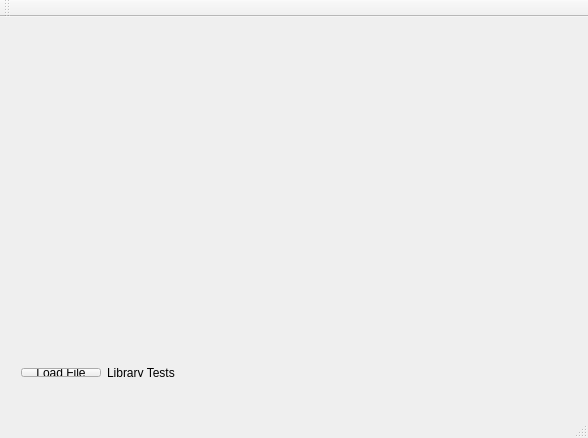
<?xml version="1.0" encoding="UTF-8"?>
<ui version="4.0">
 <class>MainWindow</class>
 <widget class="QMainWindow" name="MainWindow">
  <property name="geometry">
   <rect>
    <x>0</x>
    <y>0</y>
    <width>588</width>
    <height>438</height>
   </rect>
  </property>
  <property name="minimumSize">
   <size>
    <width>100</width>
    <height>0</height>
   </size>
  </property>
  <property name="windowTitle">
   <string>MainWindow</string>
  </property>
  <widget class="QWidget" name="centralWidget">
   <widget class="QCustomPlot" name="widget" native="true">
    <property name="geometry">
     <rect>
      <x>10</x>
      <y>0</y>
      <width>571</width>
      <height>331</height>
     </rect>
    </property>
   </widget>
   <widget class="QWidget" name="formLayoutWidget">
    <property name="geometry">
     <rect>
      <x>10</x>
      <y>340</y>
      <width>571</width>
      <height>31</height>
     </rect>
    </property>
    <layout class="QFormLayout" name="formLayout">
     <item row="0" column="0">
      <widget class="QPushButton" name="pushButton">
       <property name="sizePolicy">
        <sizepolicy hsizetype="Maximum" vsizetype="Fixed">
         <horstretch>0</horstretch>
         <verstretch>0</verstretch>
        </sizepolicy>
       </property>
       <property name="maximumSize">
        <size>
         <width>85</width>
         <height>16777215</height>
        </size>
       </property>
       <property name="text">
        <string>Load File</string>
       </property>
      </widget>
     </item>
     <item row="0" column="1">
      <widget class="QLabel" name="label">
       <property name="minimumSize">
        <size>
         <width>20</width>
         <height>0</height>
        </size>
       </property>
       <property name="maximumSize">
        <size>
         <width>388</width>
         <height>16777215</height>
        </size>
       </property>
       <property name="text">
        <string>Library Tests</string>
       </property>
      </widget>
     </item>
    </layout>
   </widget>
   <zorder>widget</zorder>
   <zorder></zorder>
   <zorder>formLayoutWidget</zorder>
   <zorder>formLayoutWidget</zorder>
   <zorder>formLayoutWidget</zorder>
  </widget>
  <widget class="QMenuBar" name="menuBar">
   <property name="geometry">
    <rect>
     <x>0</x>
     <y>0</y>
     <width>588</width>
     <height>25</height>
    </rect>
   </property>
  </widget>
  <widget class="QToolBar" name="mainToolBar">
   <attribute name="toolBarArea">
    <enum>TopToolBarArea</enum>
   </attribute>
   <attribute name="toolBarBreak">
    <bool>false</bool>
   </attribute>
  </widget>
  <widget class="QStatusBar" name="Tes"/>
 </widget>
 <layoutdefault spacing="6" margin="11"/>
 <customwidgets>
  <customwidget>
   <class>QCustomPlot</class>
   <extends>QWidget</extends>
   <header>qcustomplot.h</header>
   <container>1</container>
  </customwidget>
 </customwidgets>
 <resources/>
 <connections/>
 <designerdata>
  <property name="gridDeltaX">
   <number>10</number>
  </property>
  <property name="gridDeltaY">
   <number>10</number>
  </property>
  <property name="gridSnapX">
   <bool>true</bool>
  </property>
  <property name="gridSnapY">
   <bool>true</bool>
  </property>
  <property name="gridVisible">
   <bool>true</bool>
  </property>
 </designerdata>
</ui>
